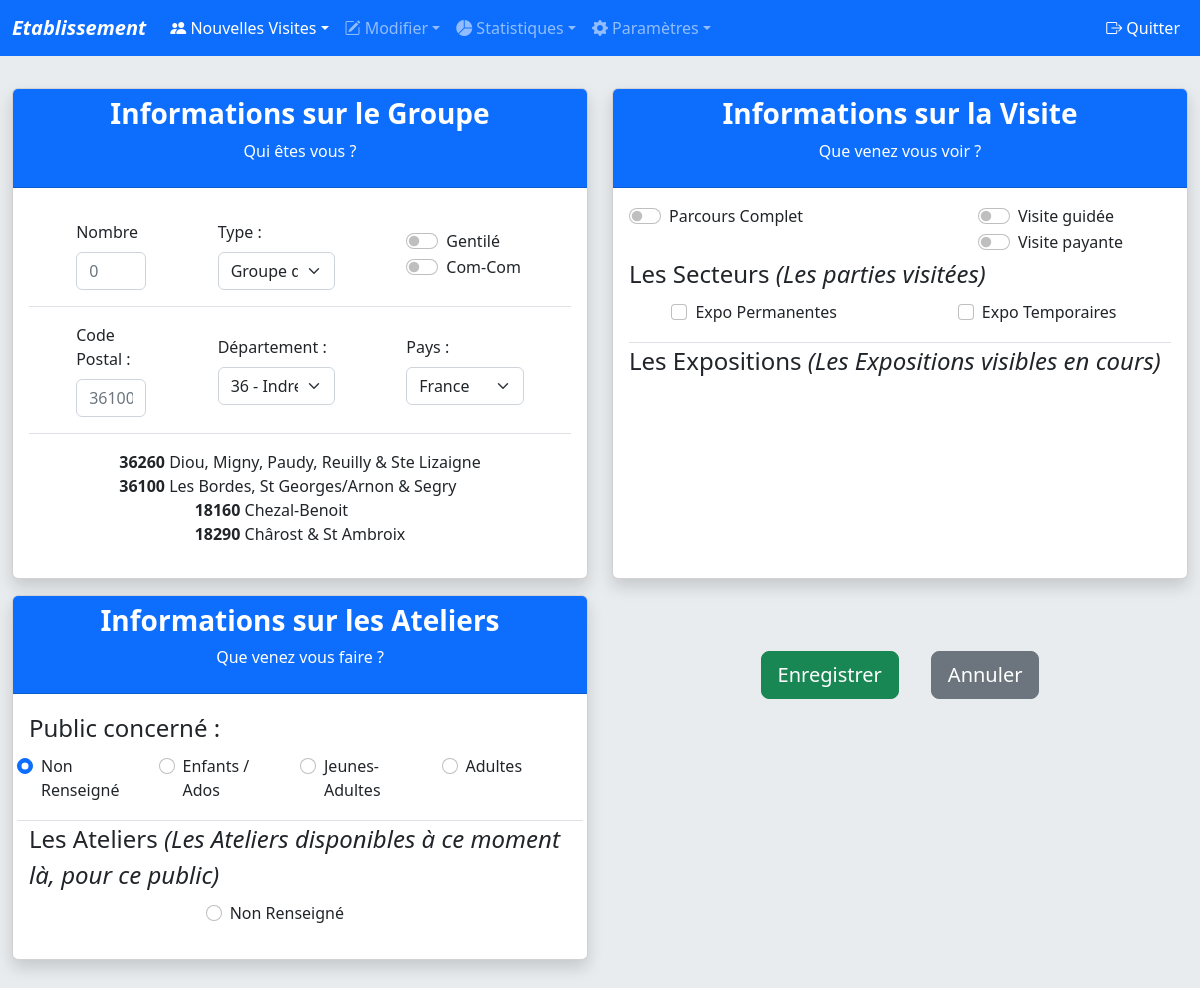
The app's page /index.php?page=vis&subpage=grp (signed in), older data.
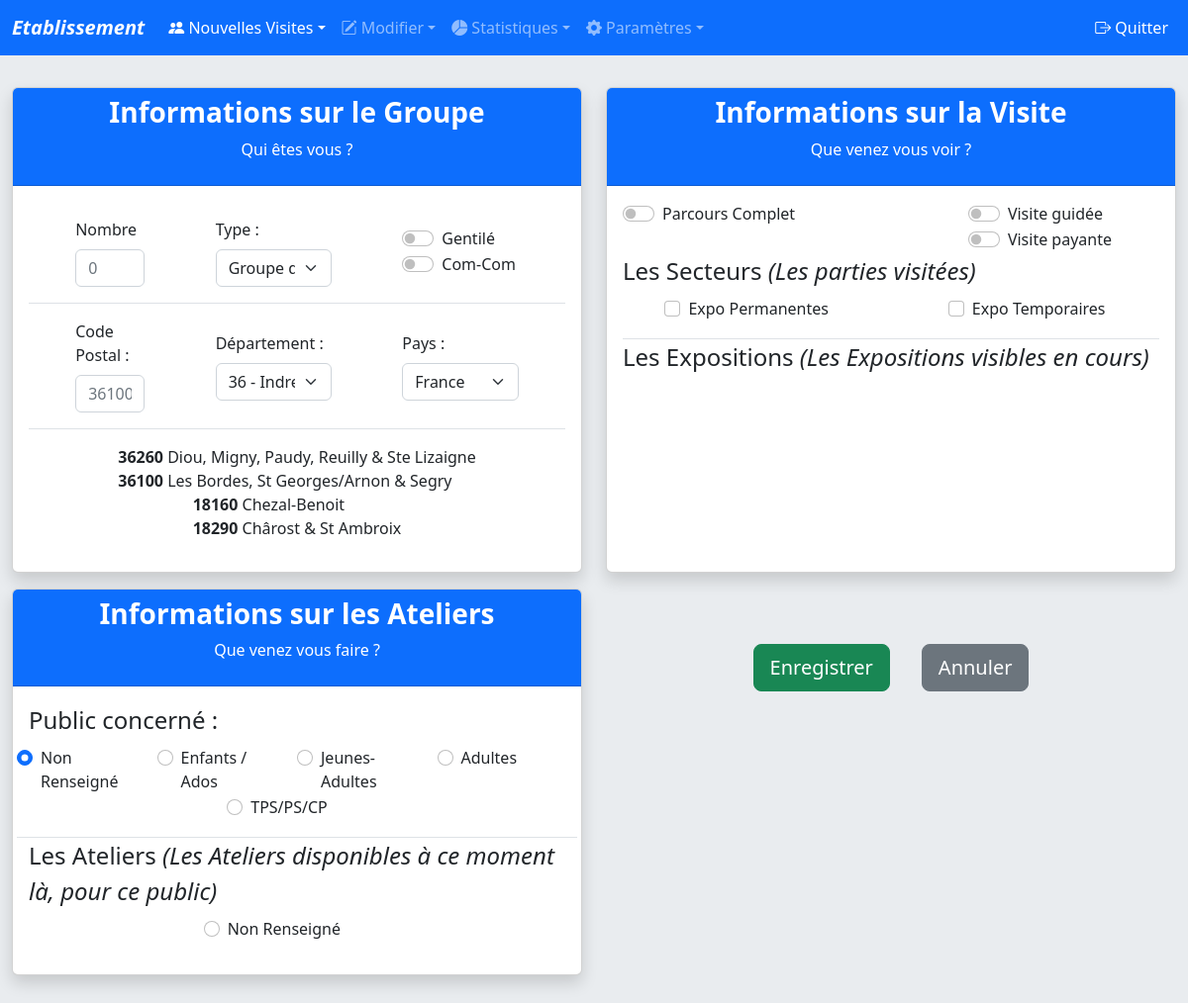
The same page, newer data.
### tables this page shows
CREATE TABLE `tconf_param` (
  `id` int(2) NOT NULL,
  `structure` varchar(50) NOT NULL,
  `resident` varchar(50) NOT NULL,
  `collectivite` varchar(50) NOT NULL,
  `d_dept` int(10) DEFAULT NULL,
  `d_pays` int(10) DEFAULT NULL,
  `ouverture` time DEFAULT NULL,
  `fermeture` time DEFAULT NULL,
  `infos` text DEFAULT NULL,
  `indivpay` tinyint(10) NOT NULL DEFAULT 0,
  `indivgui` tinyint(10) NOT NULL DEFAULT 0,
  `grppay` tinyint(10) NOT NULL DEFAULT 0,
  `grpgui` tinyint(10) NOT NULL DEFAULT 0
);

CREATE TABLE `tloc_depts` (
  `id` int(11) NOT NULL,
  `nb` varchar(25) NOT NULL,
  `name` varchar(25) NOT NULL,
  `reg_id` int(11) NOT NULL
);

CREATE TABLE `tloc_pays` (
  `id` int(11) NOT NULL,
  `name` varchar(45) NOT NULL,
  `globreg_id` int(11) NOT NULL
);

CREATE TABLE `tconf_secteurs` (
  `id` int(11) NOT NULL,
  `name` varchar(50) NOT NULL,
  `class` varchar(45) NOT NULL
);

CREATE TABLE `tconf_publics` (
  `id` int(11) NOT NULL,
  `name` varchar(20) DEFAULT NULL,
  `age` int(11) DEFAULT NULL,
  `scol` int(11) DEFAULT NULL
);

CREATE TABLE `tconf_atel` (
  `id` int(11) NOT NULL,
  `name` varchar(45) NOT NULL,
  `sect_id` int(11) NOT NULL DEFAULT 1,
  `expo_id` int(10) DEFAULT NULL,
  `public_id` int(11) NOT NULL DEFAULT 1,
  `seance` int(11) DEFAULT 1,
  `deb` date NOT NULL,
  `fin` date NOT NULL
);

### vis-grp.php (the view, shortened to what this page needs)
<form action="./php/grp-add.php" method="post">
  <div class="row justify-content-center">
    <div class="col-12 col-lg-6 my-2">
      <div class="card h-100 shadow">
        <div class="card-header text-white bg-primary">
          <h3 class="card-title fw-bold text-center">Informations sur le Groupe</h3>
          <p class="text-center">Qui êtes vous ?</p>
        </div>
        <div class="card-body">
          <fieldset class="border-bottom">
            <div class="row justify-content-evenly d-flex align-items-center">
              <div class="col-6 col-md-2 col-lg-6 col-xl-2 my-3">
                <label for="nb" class="form-label">Nombre</label>
                <input type="number" class="form-control" placeholder="0" name="nb" autocomplete="off" required>
              </div>
              <div class="col-6 col-md-3 col-lg-6 col-xl-3 my-3">
                <label for="type" class="form-label">Type :</label>
                <select class="form-select" id="type" name="type">
                  <?php
                  $reponse = $dbh->query('SELECT * FROM tconf_grp_typ');
                  while ($donnees = $reponse->fetch())
                  { ?>
                    <option value="<?php echo $donnees['id']; ?>" <?php if ($donnees['id'] == 22) {echo "selected='selected'"; }?>><?php echo $donnees['type']; ?></option>
                  <?php }
                  ?>
                  </select>
              </div>
              <div class="col-6 col-md-3 col-lg-6 col-xl-3 my-3">
                <div class="form-check form-switch">
                  <input class="form-check-input" type="checkbox" id="resi" name="resi" value="1" onclick="checkBoxName(this,'col')">
                  <label class="form-check-label" for="resi"><?php echo($resident);?></label>
                </div>
                <div class="form-check form-switch">
                  <input class="form-check-input" type="checkbox" id="col" name="col" value="1">
                  <label class="form-check-label" for="col"><?php echo($collectivite);?></label>
                </div>
              </div>
            </div>
          </fieldset>
          <fieldset class="border-bottom">
            <div class="row justify-content-evenly d-flex align-items-center">
              <div class="col-6 col-md-2 col-lg-6 col-xl-2 my-3">
                <label for="zip" class="form-label">Code Postal :</label>
                <input type="number" class="form-control" placeholder="36100" name="zip" autocomplete="off" pattern="/^-?\d+\.?\d*$/" onKeyPress="if(this.value.length==5) return false;">
              </div>
              <div class="col-6 col-md-3 col-lg-6 col-xl-3 my-3">
                <label for="dept" class="form-label">Département :</label>
                  <select class="form-select" id="dept" name="dept">
                  <?php
                  $reponse = $dbh->query('SELECT * FROM tloc_depts');
                  while ($donnees = $reponse->fetch())
                  {
                  ?>
                  <option value="<?php echo $donnees['id']; ?>" <?php if ($donnees['id'] == $default_dept) {echo "selected='selected'"; }?>><?php echo $donnees['nb'] . " - " . $donnees['name']; ?></option>
                  <?php
                  }
                  ?>
                  </select>
              </div>
              <div class="col-6 col-md-3 col-lg-6 col-xl-3 my-3">
                <label for="country" class="form-label">Pays :</label>
                  <select class="form-select" id="country" name="pays">
                  <?php
                  $reponse = $dbh->query('SELECT * FROM tloc_pays');
                  while ($donnees = $reponse->fetch())
                  {
                  ?>
                  <option value="<?php echo $donnees['id']; ?>" <?php if ($donnees['id'] == $default_pays) {echo "selected='selected'"; }?>><?php echo $donnees['name']; ?></option>
                  <?php
                  }
                  ?>
                  </select>
              </div>
            </div>
          </fieldset>
          <div class="row justify-content-evenly d-flex align-items-center py-3">
            <?php echo($infos); ?>
          </div>
        </div>
      </div>
    </div>
    <div class="col-12 col-lg-6 my-2">
      <div class="card h-100 shadow">
        <div class="card-header text-white bg-primary">
          <h3 class="card-title fw-bold text-center">Informations sur la Visite</h3>
          <p class="text-center">Que venez vous voir ?</p>
        </div>
        <div class="card-body">
          <div class="row justify-content-between">
            <div class="col-auto">
              <div class="form-check form-switch">
                <input class="form-check-input" type="checkbox" id="allinterest" onclick="checkBoxClass('allinterest', '.interests');">
                <label class="form-check-label" for="allinterest">Parcours Complet</label>
              </div>
            </div>
            <div class="col-auto me-5">
              <div class="form-check form-switch">
                <input class="form-check-input" type="checkbox" id="guide" name="guide" value="1" <?php if ($grpgui==1) { echo "checked";} ?>>
                <label class="form-check-label" for="guide">Visite guidée</label>
              </div>
              <div class="form-check form-switch">
                <input class="form-check-input" type="checkbox" id="payant" name="payant" value="1" <?php if ($grppay==1) { echo "checked";} ?>>
                <label class="form-check-label" for="payant">Visite payante</label>
              </div>
            </div>
          </div>
          <fieldset>
            <legend>Les Secteurs <i>(Les parties visitées)</i></legend>
            <div class="row justify-content-around mb-3">
              <?php
              $reponse = $dbh->query('SELECT * FROM tconf_secteurs ORDER BY tconf_secteurs.name ASC');
              while ($donnees = $reponse->fetch())
              { if ($donnees['id']!=1) {
                ?>
                <div class="form-check col-auto">
                  <input class="form-check-input interests" type="checkbox" id="<?php echo $donnees['class']; ?>" name="secteurs[]" value="<?php echo $donnees['id']; ?>" onclick="checkBoxClass('<?php echo $donnees['class']; ?>', '<?php echo ".".$donnees['class']; ?>');">
                  <label class="form-check-label" for="<?php echo $donnees['class']; ?>"><?php echo $donnees['name']; ?></label>
                </div>
                <?php
                }
              }
              ?>
            </div>
          </fieldset>
          <fieldset class="border-top">
            <legend>Les Expositions <i>(Les Expositions visibles en cours)</i></legend>
          </fieldset>
        </div>
      </div>
    </div>
  </div>
  <div class="row justify-content-center">
    <div class="col-12 col-lg-6 my-2">
      <div class="card h-100 shadow">
        <div class="card-header text-white bg-primary">
          <h3 class="card-title fw-bold text-center">Informations sur les Ateliers</h3>
          <p class="text-center">Que venez vous faire ?</p>
        </div>
        <div class="card-body">
          <div class="row justify-content-between">
          <fieldset>
            <legend>Public concerné :</legend>
            <div class="row justify-content-around mb-3">
              <?php
              $publiclistID = [];
              $reponse = $dbh->query('SELECT * FROM tconf_publics');
              while ($donnees = $reponse->fetch())
              {
                array_push($publiclistID, $donnees['id']);
              ?>
                <div class="form-check col-xs-auto col-sm-5 col-md-3">
                  <input class="form-check-input" type="radio" name="public" id="public<?php echo $donnees['id'];?>" value="<?php echo $donnees['id'];?>" <?php if ($donnees['id']==1) {echo 'checked';} ?>  onclick="switchDiv('hiddendiv<?php echo $donnees['id'];?>','.hiddendiv')">
                  <label class="form-check-label" for="public<?php echo $donnees['id'];?>">
                    <?php echo $donnees['name'];?>
                  </label>
                </div>
              <?php
              }
              ?>
            </div>
          </fieldset>
          <fieldset class="border-top">
            <legend>Les Ateliers <i>(Les Ateliers disponibles à ce moment là, pour ce public)</i></legend>
            <?php
            foreach ($publiclistID as $pubID) {
              if ($pubID == 1) { ?>
                <div id="hiddendiv<?php echo $pubID;?>" class="row justify-content-around mb-3 hiddendiv">
                <?php
                $reponse = $dbh->prepare('SELECT tconf_atel.id AS id, tconf_atel.name AS name, sect_id, deb, fin , tconf_secteurs.class AS class FROM tconf_atel INNER JOIN tconf_secteurs ON tconf_atel.sect_id = tconf_secteurs.id WHERE (NOW() BETWEEN tconf_atel.deb AND tconf_atel.fin) ORDER BY tconf_atel.sect_id, tconf_atel.name ASC');
                $reponse->execute();
                while ($donnees = $reponse->fetch()) { ?>
                  <div class="form-check col-xs-auto col-sm-5 col-md-4">
                    <input class="form-check-input" type="radio" name="atel" id="atel<?php echo $pubID;?>a<?php echo $donnees['id']; ?>" value="<?php echo $donnees['id']; ?>">
                    <label class="form-check-label interests" for="atel<?php echo $pubID;?>a<?php echo $donnees['id']; ?>"><?php echo $donnees['name']; ?></label>
                  </div>
                <?php
                }
                ?>
                </div>
                <?php
              }
            }
            ?>
          </fieldset>
          </div>
        </div>
      </div>
    </div>
    <div class="col-6 d-flex align-items-start justify-content-evenly">
      <div class="d-flex flex-wrap justify-content-evenly mt-5">
        <button type="submit" class="btn btn-lg btn-success m-3">Enregistrer</button>
        <button type="reset" class="btn btn-lg btn-secondary m-3">Annuler</button>
      </div>
    </div>
  </div>
</form>

### index.php (shortened to what this page needs)
<?php
 if(isset($_SESSION["username"]))
 { ?>
  <!doctype html>
  <html lang="fr">
    <head>
      <?php include('./inc/css.php'); ?>
    </head>
    <body>
      <?php require './inc/db.php'; ?>
      <?php
      $reponse = $dbh->query('SELECT * FROM tconf_param;');
      while ($donnees = $reponse->fetch())
      {
      $structure = $donnees['structure'];
      $resident = $donnees['resident'];
      $collectivite = $donnees['collectivite'];
      $default_dept = $donnees['d_dept'];
      $default_pays = $donnees['d_pays'];
      $infos = $donnees['infos'];
      $grppay = $donnees['grppay'];
      $grpgui = $donnees['grpgui'];
      }
      ?>
      <?php include('./inc/menu.php'); ?>
      <main role="main" class="container-fluid">
      <?php
      if (isset($_GET['page']) AND $_GET['page']=='vis'){
        if (isset($_GET['subpage']) AND $_GET['subpage']=='indiv'){ include('./vis-indiv.php');}
        elseif(isset($_GET['subpage']) AND $_GET['subpage']=='grp'){include('./vis-grp.php');}
      } elseif(isset($_GET['page']) AND $_GET['page']=='rec'){
          if(isset($_GET['subpage']) AND $_GET['subpage']=='indiv'){include('./rec-indiv.php');}
          elseif(isset($_GET['subpage']) AND $_GET['subpage']=='grp'){include('./rec-grp.php');}
      } elseif(isset($_GET['page']) AND $_GET['page']=='edit'){
          if (isset($_GET['subpage']) AND $_GET['subpage']=='indiv'){ include('./edit-indiv.php');}
          elseif (isset($_GET['subpage']) AND $_GET['subpage']=='grp'){ include('./edit-grp.php');}
      } elseif(isset($_GET['page']) AND $_GET['page']=='stat'){
          if (isset($_GET['subpage']) AND $_GET['subpage']=='indiv'){ include('./stat-indiv.php');}
          elseif (isset($_GET['subpage']) AND $_GET['subpage']=='grp'){ include('./stat-grp.php');}
          elseif (isset($_GET['subpage']) AND $_GET['subpage']=='glob'){ include('./stat-glob.php');}
      } else {
        include('./dash.php');
      }
      ?>
      </main>
    </body>
  </html>
<?php
 }
 else
 {
      header("location:login.php");
 }
 ?>

### inc/css.php (shortened to what this page needs)
<link href="https://cdn.jsdelivr.net/npm/bootstrap@5.2.2/dist/css/bootstrap.min.css" rel="stylesheet">
<link rel="stylesheet" type="text/css" href="https://cdnjs.cloudflare.com/ajax/libs/twitter-bootstrap/5.2.0/css/bootstrap.min.css"/>
<link rel="stylesheet" type="text/css" href="https://cdn.datatables.net/1.12.1/css/dataTables.bootstrap5.min.css"/>
<link rel="stylesheet" type="text/css" href="https://cdn.datatables.net/responsive/2.3.0/css/responsive.bootstrap5.min.css"/>
<link rel="stylesheet" type="text/css" href="https://cdn.datatables.net/buttons/2.2.3/css/buttons.bootstrap5.min.css"/>
<link rel="stylesheet" href="https://cdn.jsdelivr.net/npm/bootstrap-icons@1.11.3/font/bootstrap-icons.min.css">
<link href="css/global.css" rel="stylesheet">
<link href="css/buttonLoader.css" rel="stylesheet" type="text/css">

### inc/menu.php (shortened to what this page needs)
<nav class="navbar navbar-expand-md navbar-dark fixed-top bg-primary">
  <div class="container-fluid">
    <a class="navbar-brand" href="index.php">
      <p class=" text-center test-break text-capitalize fw-bold fst-italic m-0 p-0">
    <?php echo($structure);?>
      </p></a>
    <div class="collapse navbar-collapse" id="Menu">
      <ul class="navbar-nav me-auto mb-2 mb-md-0">
        <li class="nav-item dropdown">
          <a class="nav-link dropdown-toggle text-nowrap <?php if(isset($_GET['page']) AND $_GET['page']=='vis') echo 'active' ?>" id="gestvisi" data-bs-toggle="dropdown" aria-haspopup="true" aria-expanded="false"><i class="bi bi-people-fill"></i> Nouvelles Visites</a>
        </li>
        <li class="nav-item dropdown">
          <a class="nav-link dropdown-toggle text-nowrap <?php if((isset($_GET['page']) AND $_GET['page']=='rec') OR ((isset($_GET['page']) AND $_GET['page']=='edit'))) echo 'active' ?>" id="gestdata" data-bs-toggle="dropdown" aria-haspopup="true" aria-expanded="false"><i class="bi bi-pencil-square"></i> Modifier</a>
        </li>
        <li class="nav-item dropdown">
          <a class="nav-link dropdown-toggle text-nowrap <?php if(isset($_GET['page']) AND $_GET['page']=='stat') echo 'active' ?>" id="stat" data-bs-toggle="dropdown" aria-haspopup="true" aria-expanded="false"><i class="bi bi-pie-chart-fill"></i> Statistiques</a>
        </li>
        <li class="nav-item dropdown">
          <a class="nav-link dropdown-toggle text-nowrap <?php if((isset($_GET['page']) AND $_GET['page']=='param')) echo 'active' ?>" id="param" data-bs-toggle="dropdown" aria-haspopup="true" aria-expanded="false"><i class="bi bi-gear-fill"></i> Paramètres</a>
        </li>
      </ul>
      <li class="navbar-nav nav-item dropdown">
        <a href="php/logout.php" class="nav-link text-nowrap active"><i class="bi bi-box-arrow-right"></i> Quitter</a>
      </li>
    </div>
  </div>
</nav>

### css/global.css (style rules this page uses)
body { padding-top: 5rem; padding-bottom: 10rem; background-color: #e9ecef; }
input[type=number] { -moz-appearance: textfield; }
a:link { text-decoration: none; }

Row changes from the older to the newer data that the page shows:
added tconf_publics: public "☐ TPS/PS/CP", name "TPS/PS/CP"
